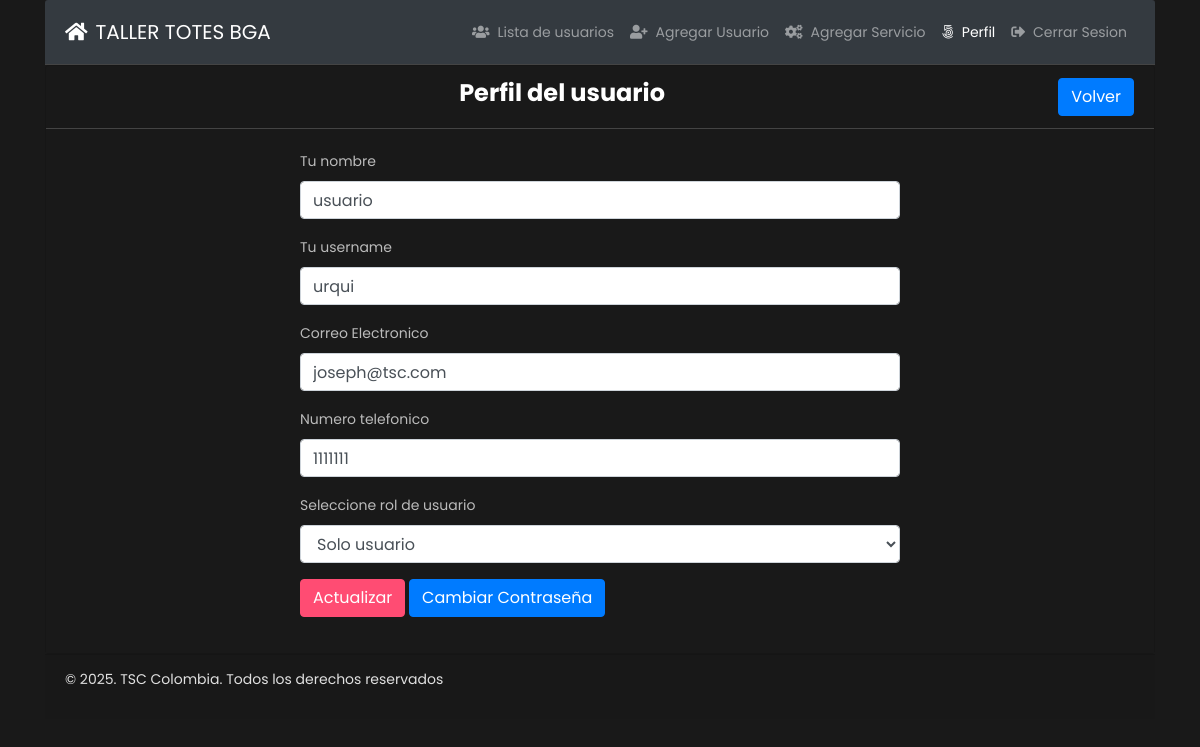
Screenshot of /profile.php?id=31 (signed in) with the database file from the repository.
### tables this page shows
CREATE TABLE `tbl_users` (
  `id` int(11) NOT NULL,
  `name` varchar(255) DEFAULT NULL,
  `username` varchar(255) DEFAULT NULL,
  `email` varchar(255) DEFAULT NULL,
  `password` varchar(255) DEFAULT NULL,
  `mobile` varchar(25) DEFAULT NULL,
  `roleid` tinyint(4) DEFAULT NULL,
  `isActive` tinyint(4) DEFAULT 0,
  `created_at` timestamp NOT NULL DEFAULT current_timestamp(),
  `updated_at` timestamp NOT NULL DEFAULT current_timestamp()
);

### classes/Users.php (called while the page is built, shortened)
<?php
include 'lib/Database.php';
include_once 'lib/Session.php';
class Users{
  private $db;
  public function __construct(){
    $this->db = new Database();
  }
    public function getUserInfoById($userid){
      $sql = "SELECT * FROM tbl_users WHERE id = :id LIMIT 1";
      $stmt = $this->db->pdo->prepare($sql);
      $stmt->bindValue(':id', $userid);
      $stmt->execute();
      $result = $stmt->fetch(PDO::FETCH_OBJ);
      if ($result) {
        return $result;
      }else{
        return false;
      }
    }
}

### lib/Database.php (called while the page is built, shortened)
<?php
class  Database{
  public $pdo;
  public function __construct(){
    if (!isset($this->pdo)) {
      try {
        $link = new PDO('mysql:host='.DB_HOST.'; dbname='.DB_NAME, DB_USER, DB_PASS);
        $link->setAttribute(PDO::ATTR_ERRMODE, PDO::ERRMODE_EXCEPTION);
        $link->exec("SET CHARACTER SET utf8");
        $this->pdo  =  $link;
      } catch (PDOException $e) {
        die("Connection error...".$e->getMessage());
      }
    }
  }
}

### lib/Session.php (called while the page is built, shortened)
<?php
class Session{
  public static function get($key){
    if (isset($_SESSION[$key])) {
      return $_SESSION[$key];
    }else{
      return false;
    }
  }
}

### profile.php (the view, shortened to what this page needs)
<?php
include 'inc/header.php';
 ?>
<?php
if (isset($_GET['id'])) {
  $userid = preg_replace('/[^a-zA-Z0-9-]/', '', (int)$_GET['id']);
}
 ?>
<div class="card ">
  <div class="card-header">
    <h3 class="text-center" style="color: white; font-weight: bold;">
      Perfil del usuario
      <span class="float-right">
        <a href="index.php" class="btn btn-primary">Volver</a>
      </span>
    </h3>
  </div>
  <div class="card-body">
    <?php
    $getUinfo = $users->getUserInfoById($userid);
    if ($getUinfo) {
     ?>
          <div style="width:600px; margin:0px auto">
          <form class="" action="" method="POST">
              <div class="form-group">
                <label for="name">Tu nombre</label>
                <input type="text" name="name" value="<?php echo $getUinfo->name; ?>" class="form-control">
              </div>
              <div class="form-group">
                <label for="username">Tu username</label>
                <input type="text" name="username" value="<?php echo $getUinfo->username; ?>" class="form-control">
              </div>
              <div class="form-group">
                <label for="email">Correo Electronico</label>
                <input type="email" id="email" name="email" value="<?php echo $getUinfo->email; ?>" class="form-control">
              </div>
              <div class="form-group">
                <label for="mobile">Numero telefonico</label>
                <input type="text" id="mobile" name="mobile" value="<?php echo $getUinfo->mobile; ?>" class="form-control">
              </div>
              <?php if (Session::get("roleid") == '1') { ?>
              <div class="form-group
              <?php if (Session::get("roleid") == '1' && Session::get("id") == $getUinfo->id) {
                echo "d-none";
              } ?>
              ">
                <div class="form-group">
                  <label for="sel1">Seleccione rol de usuario</label>
                  <select class="form-control" name="roleid" id="roleid">
                  <?php
                if($getUinfo->roleid == '1'){?>
                  <option value="1" selected='selected'>Admin</option>
                  <option value="2">Editor</option>
                  <option value="3">Solo usuario</option>
                <?php }elseif($getUinfo->roleid == '2'){?>
                  <option value="1">Admin</option>
                  <option value="2" selected='selected'>Editor</option>
                  <option value="3">Solo usuario</option>
                <?php }elseif($getUinfo->roleid == '3'){?>
                  <option value="3" selected='selected'>Solo usuario</option>
                <?php } ?>
                  </select>
                </div>
              </div>
          <?php }else{?>
            <input type="hidden" name="roleid" value="<?php echo $getUinfo->roleid; ?>">
          <?php } ?>
              <?php if (Session::get("id") == $getUinfo->id) {?>
              <div class="form-group">
                <button type="submit" name="update" class="btn btn-success">Actualizar</button>
                <a class="btn btn-primary" href="changepass.php?id=<?php echo $getUinfo->id;?>">Cambiar Contraseña</a>
              </div>
            <?php } elseif(Session::get("roleid") == '1') {?>
              <div class="form-group">
                <button type="submit" name="update" class="btn btn-success">Actualizar</button>
                <a class="btn btn-primary" href="changepass.php?id=<?php echo $getUinfo->id;?>">Cambiar Contraseña</a>
              </div>
            <?php } elseif(Session::get("roleid") == '2') {?>
              <div class="form-group">
                <button type="submit" name="update" class="btn btn-success">Actualizar</button>
              </div>
              <?php   }else{ ?>
                  <div class="form-group">
                    <a class="btn btn-primary" href="index.php">Ok</a>
                  </div>
                <?php } ?>
          </form>
        </div>
      <?php }else{
        header('Location:index.php');
      } ?>
      </div>
    </div>
  <?php
  include 'inc/footer.php';
  ?>

### assets/style.css (style rules this page uses)
body { line-height: 24px; font-size: 14px; font-style: normal; font-weight: normal; visibility: visible; font-family: 'Poppins', sans-serif; color: #222; }
h1, h2, h3, h4, h5, h6 { color: #222; font-family: 'Poppins', sans-serif; font-weight: 400; margin-top: 0; }
h3 { font-size: 24px; line-height: 30px; }

### inc/header.php (style rules this page uses)
body { background-color: #191919; color: #e0e0e0; font-family: 'Poppins', sans-serif; }
.card { background-color: #191919; color: #e0e0e0; }
.card-header { background-color: #191919; border-bottom: 1px solid #444; }
.card-body { background-color: #191919; }
.btn-success { background-color: #FF4C73; border-color: #FF4C73; }
input, button { background-color: #333; border: 1px solid #444; color: #e0e0e0; }
input::placeholder { color: #bbb; }
label { color: #bbb; }

### rows the page displays
tbl_users: name "usuario", username "urqui", email "joseph@tsc.com", mobile "1111111", roleid "Solo usuario"
